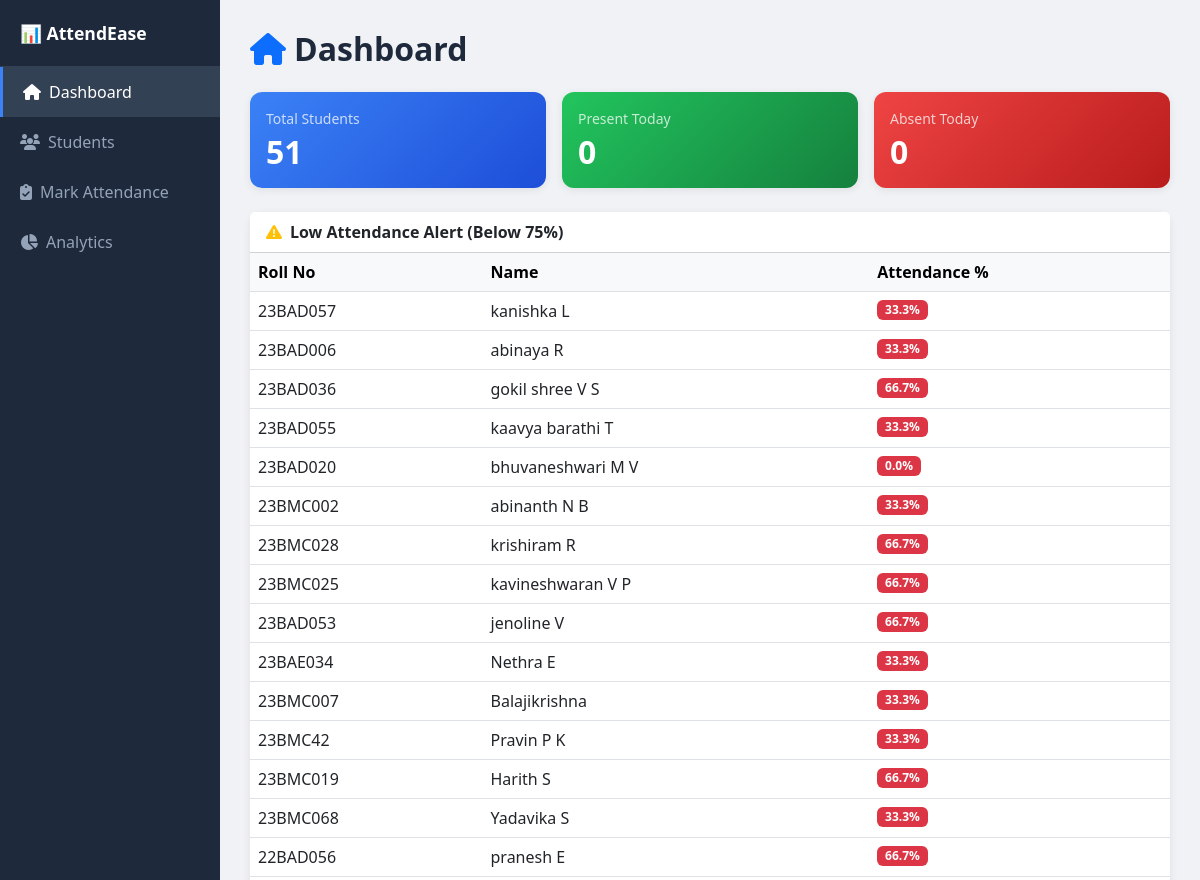
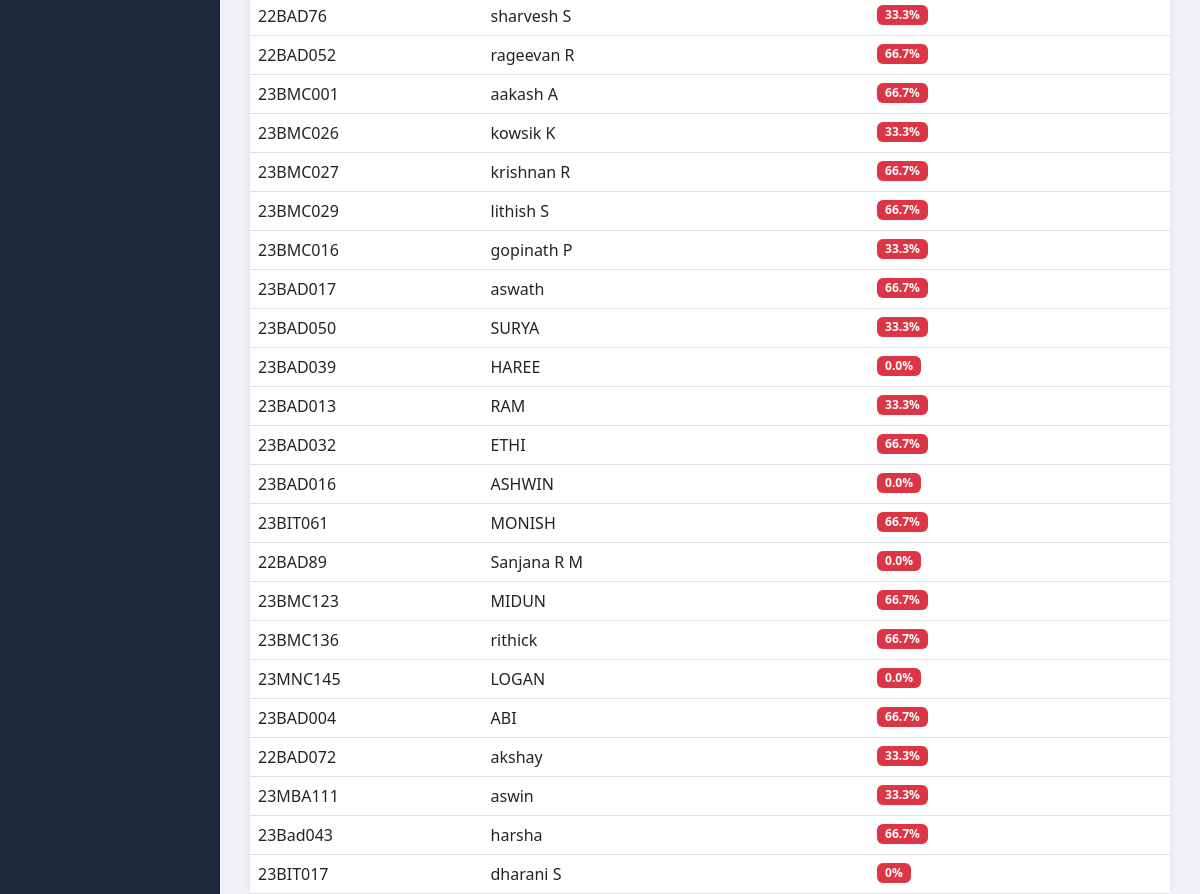
The page / on the database its author committed (2 pictures, top to bottom).
### attendance/models.py (models this page shows, shortened)
class Student(models.Model):
    name = models.CharField(max_length=100)
    roll_number = models.CharField(max_length=20, unique=True)
    email = models.EmailField(blank=True)
    created_at = models.DateTimeField(auto_now_add=True)
    def attendance_percentage(self):
        total = Attendance.objects.filter(student=self).count()
        if total == 0:
            return 0
        present = Attendance.objects.filter(student=self, status='Present').count()
        return round((present / total) * 100, 1)

### attendance/views.py (the view)
# urls.py: path('', views.dashboard, name='dashboard'),
def dashboard(request):
    total_students = Student.objects.count()
    today = date.today()
    present_today = Attendance.objects.filter(date=today, status='Present').count()
    absent_today = Attendance.objects.filter(date=today, status='Absent').count()
    all_students = Student.objects.all()
    low_attendance = [s for s in all_students if s.attendance_percentage() < 75]
    context = {
        'total_students': total_students,
        'present_today': present_today,
        'absent_today': absent_today,
        'low_attendance': low_attendance,
        'today': today,
    }
    return render(request, 'dashboard.html', context)

### templates/dashboard.html
﻿{% extends 'base.html' %}
{% block content %}
<h2 style="font-weight:700;color:#1e293b;margin-bottom:24px;"><i class="fas fa-home me-2 text-primary"></i>Dashboard</h2>
<div class="row g-3 mb-4">
  <div class="col-md-4">
    <div class="card p-3 text-white" style="background:linear-gradient(135deg,#3b82f6,#1d4ed8);">
      <p class="mb-1 small opacity-75">Total Students</p>
      <h2 class="mb-0 fw-bold">{{ total_students }}</h2>
    </div>
  </div>
  <div class="col-md-4">
    <div class="card p-3 text-white" style="background:linear-gradient(135deg,#22c55e,#15803d);">
      <p class="mb-1 small opacity-75">Present Today</p>
      <h2 class="mb-0 fw-bold">{{ present_today }}</h2>
    </div>
  </div>
  <div class="col-md-4">
    <div class="card p-3 text-white" style="background:linear-gradient(135deg,#ef4444,#b91c1c);">
      <p class="mb-1 small opacity-75">Absent Today</p>
      <h2 class="mb-0 fw-bold">{{ absent_today }}</h2>
    </div>
  </div>
</div>
<div class="card">
  <div class="card-header bg-white fw-bold"><i class="fas fa-exclamation-triangle text-warning me-2"></i>Low Attendance Alert (Below 75%)</div>
  <div class="card-body p-0">
    {% if low_attendance %}
    <table class="table table-hover mb-0">
      <thead class="table-light"><tr><th>Roll No</th><th>Name</th><th>Attendance %</th></tr></thead>
      <tbody>
        {% for s in low_attendance %}
        <tr><td>{{ s.roll_number }}</td><td>{{ s.name }}</td><td><span class="badge bg-danger">{{ s.attendance_percentage }}%</span></td></tr>
        {% endfor %}
      </tbody>
    </table>
    {% else %}
    <div class="p-4 text-center text-success"><i class="fas fa-check-circle fa-2x mb-2 d-block"></i>All students above 75% attendance!</div>
    {% endif %}
  </div>
</div>
{% endblock %}

### templates/base.html (shortened to what this page needs)
﻿<!DOCTYPE html>
<html lang="en">
<head>
<link href="https://cdn.jsdelivr.net/npm/bootstrap@5.3.0/dist/css/bootstrap.min.css" rel="stylesheet">
<link href="https://cdnjs.cloudflare.com/ajax/libs/font-awesome/6.4.0/css/all.min.css" rel="stylesheet">
</head>
<body>
<div class="sidebar">
  <span class="brand">📊 AttendEase</span>
  <a href="{% url 'dashboard' %}" class="{% if request.resolver_match.url_name == 'dashboard' %}active{% endif %}"><i class="fas fa-home me-2"></i>Dashboard</a>
  <a href="{% url 'students' %}" class="{% if request.resolver_match.url_name == 'students' %}active{% endif %}"><i class="fas fa-users me-2"></i>Students</a>
  <a href="{% url 'mark_attendance' %}" class="{% if request.resolver_match.url_name == 'mark_attendance' %}active{% endif %}"><i class="fas fa-clipboard-check me-2"></i>Mark Attendance</a>
  <a href="{% url 'analytics' %}" class="{% if request.resolver_match.url_name == 'analytics' %}active{% endif %}"><i class="fas fa-chart-pie me-2"></i>Analytics</a>
</div>
<div class="content">
{% block content %}{% endblock %}
</div>
</body>
</html>

### templates/base.html (style rules this page uses)
body { margin:0;padding:0;font-family:Segoe UI,sans-serif;background:#f0f2f5;display:flex; }
.sidebar { width:220px;min-height:100vh;background:#1e293b;flex-shrink:0; }
.brand { color:#fff;font-weight:700;padding:20px;border-bottom:1px solid #334155;display:block;font-size:1.1rem; }
.sidebar a { display:block;color:#94a3b8;text-decoration:none;padding:13px 20px;transition:0.2s; }
.sidebar a:hover,.sidebar a.active { background:#334155;color:#fff;border-left:3px solid #3b82f6; }
.content { flex:1;padding:30px; }
.card { border-radius:12px;border:none;box-shadow:0 2px 8px rgba(0,0,0,0.08); }

### rows shown on the page
Student: roll_number "23BAD057", name "kanishka L", attendance_percentage "33.3"
Student: roll_number "23BAD006", name "abinaya R", attendance_percentage "33.3"
Student: roll_number "23BAD036", name "gokil shree V S", attendance_percentage "66.7"
Student: roll_number "23BAD055", name "kaavya barathi T", attendance_percentage "33.3"
Student: roll_number "23BAD020", name "bhuvaneshwari M V", attendance_percentage "0.0"
Student: roll_number "23BMC002", name "abinanth N B", attendance_percentage "33.3"
Student: roll_number "23BMC028", name "krishiram R", attendance_percentage "66.7"
Student: roll_number "23BMC025", name "kavineshwaran V P", attendance_percentage "66.7"
Student: roll_number "23BAD053", name "jenoline V", attendance_percentage "66.7"
Student: roll_number "23BAE034", name "Nethra E", attendance_percentage "33.3"
Student: roll_number "23BMC007", name "Balajikrishna", attendance_percentage "33.3"
Student: roll_number "23BMC42", name "Pravin P K", attendance_percentage "33.3"
Student: roll_number "23BMC019", name "Harith S", attendance_percentage "66.7"
Student: roll_number "23BMC068", name "Yadavika S", attendance_percentage "33.3"
Student: roll_number "22BAD056", name "pranesh E", attendance_percentage "66.7"
Student: roll_number "22BAD76", name "sharvesh S", attendance_percentage "33.3"
Student: roll_number "22BAD052", name "rageevan R", attendance_percentage "66.7"
Student: roll_number "23BMC001", name "aakash A", attendance_percentage "66.7"
Student: roll_number "23BMC026", name "kowsik K", attendance_percentage "33.3"
Student: roll_number "23BMC027", name "krishnan R", attendance_percentage "66.7"
Student: roll_number "23BMC029", name "lithish S", attendance_percentage "66.7"
Student: roll_number "23BMC016", name "gopinath P", attendance_percentage "33.3"
Student: roll_number "23BAD017", name "aswath", attendance_percentage "66.7"
Student: roll_number "23BAD050", name "SURYA", attendance_percentage "33.3"
Student: roll_number "23BAD039", name "HAREE", attendance_percentage "0.0"
Student: roll_number "23BAD013", name "RAM", attendance_percentage "33.3"
Student: roll_number "23BAD032", name "ETHI", attendance_percentage "66.7"
Student: roll_number "23BAD016", name "ASHWIN", attendance_percentage "0.0"
Student: roll_number "23BIT061", name "MONISH", attendance_percentage "66.7"
Student: roll_number "22BAD89", name "Sanjana R M", attendance_percentage "0.0"
Student: roll_number "23BMC123", name "MIDUN", attendance_percentage "66.7"
Student: roll_number "23BMC136", name "rithick", attendance_percentage "66.7"
Student: roll_number "23MNC145", name "LOGAN", attendance_percentage "0.0"
Student: roll_number "23BAD004", name "ABI", attendance_percentage "66.7"
Student: roll_number "22BAD072", name "akshay", attendance_percentage "33.3"
Student: roll_number "23MBA111", name "aswin", attendance_percentage "33.3"
Student: roll_number "23Bad043", name "harsha", attendance_percentage "66.7"
Student: roll_number "23BIT017", name "dharani S", attendance_percentage "0"

### other values the page prints
{{ total_students }} "51"
{{ present_today }} "0"
{{ absent_today }} "0"
